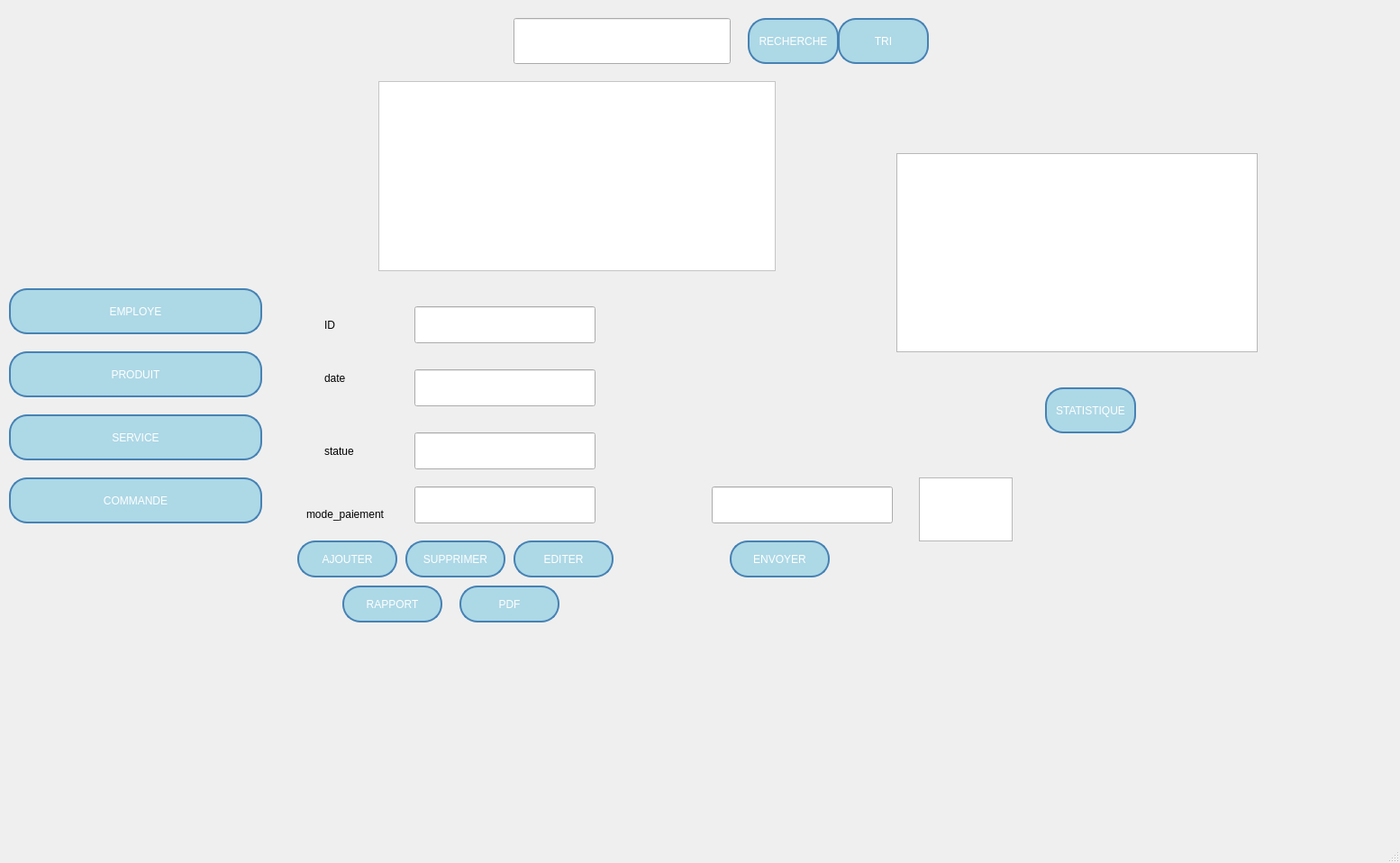
<?xml version="1.0" encoding="UTF-8"?>
<ui version="4.0">
 <class>lacommande</class>
 <widget class="QMainWindow" name="lacommande">
  <property name="geometry">
   <rect>
    <x>0</x>
    <y>0</y>
    <width>1554</width>
    <height>958</height>
   </rect>
  </property>
  <property name="windowTitle">
   <string>MainWindow</string>
  </property>
  <widget class="QWidget" name="centralwidget">
   <widget class="QLineEdit" name="lineEdit_searchWord">
    <property name="geometry">
     <rect>
      <x>790</x>
      <y>540</y>
      <width>201</width>
      <height>41</height>
     </rect>
    </property>
    <property name="text">
     <string/>
    </property>
   </widget>
   <widget class="QPushButton" name="pushButton_rechercher">
    <property name="geometry">
     <rect>
      <x>830</x>
      <y>20</y>
      <width>101</width>
      <height>51</height>
     </rect>
    </property>
    <property name="styleSheet">
     <string notr="true">QPushButton {
    background-color: rgb(173, 216, 230); /* Bleu clair */
    color: rgb(255, 255, 255);  /* Texte blanc */
    border: 2px solid rgb(70, 130, 180); /* Bordure bleu foncé */
    border-radius: 20px; 
    padding: 10px; 
    transition: background-color 0.3s, color 0.3s, border 0.3s;
}

QPushButton:hover {
    background-color: rgb(240, 248, 255); /* Bleu très clair (presque blanc) pour le survol */
    color: black;  /* Texte noir lors du survol */
    border: 4px solid rgb(70, 130, 180); /* Bordure bleu foncé sur survol */
    outline: none; 
}</string>
    </property>
    <property name="text">
     <string>RECHERCHE</string>
    </property>
   </widget>
   <widget class="QPushButton" name="pushButton_navigate">
    <property name="geometry">
     <rect>
      <x>10</x>
      <y>390</y>
      <width>281</width>
      <height>51</height>
     </rect>
    </property>
    <property name="styleSheet">
     <string notr="true">QPushButton {
    background-color: rgb(173, 216, 230); /* Bleu clair */
    color: rgb(255, 255, 255);  /* Texte blanc */
    border: 2px solid rgb(70, 130, 180); /* Bordure bleu foncé */
    border-radius: 20px; 
    padding: 10px; 
    transition: background-color 0.3s, color 0.3s, border 0.3s;
}

QPushButton:hover {
    background-color: rgb(240, 248, 255); /* Bleu très clair (presque blanc) pour le survol */
    color: black;  /* Texte noir lors du survol */
    border: 4px solid rgb(70, 130, 180); /* Bordure bleu foncé sur survol */
    outline: none; 
}</string>
    </property>
    <property name="text">
     <string>PRODUIT</string>
    </property>
   </widget>
   <widget class="QPushButton" name="pushButton_rapport">
    <property name="geometry">
     <rect>
      <x>380</x>
      <y>650</y>
      <width>111</width>
      <height>41</height>
     </rect>
    </property>
    <property name="styleSheet">
     <string notr="true">QPushButton {
    background-color: rgb(173, 216, 230); /* Bleu clair */
    color: rgb(255, 255, 255);  /* Texte blanc */
    border: 2px solid rgb(70, 130, 180); /* Bordure bleu foncé */
    border-radius: 20px; 
    padding: 10px; 
    transition: background-color 0.3s, color 0.3s, border 0.3s;
}

QPushButton:hover {
    background-color: rgb(240, 248, 255); /* Bleu très clair (presque blanc) pour le survol */
    color: black;  /* Texte noir lors du survol */
    border: 4px solid rgb(70, 130, 180); /* Bordure bleu foncé sur survol */
    outline: none; 
}</string>
    </property>
    <property name="text">
     <string>RAPPORT</string>
    </property>
   </widget>
   <widget class="QPushButton" name="pushButton_ExportPDF">
    <property name="geometry">
     <rect>
      <x>510</x>
      <y>650</y>
      <width>111</width>
      <height>41</height>
     </rect>
    </property>
    <property name="styleSheet">
     <string notr="true">QPushButton {
    background-color: rgb(173, 216, 230); /* Bleu clair */
    color: rgb(255, 255, 255);  /* Texte blanc */
    border: 2px solid rgb(70, 130, 180); /* Bordure bleu foncé */
    border-radius: 20px; 
    padding: 10px; 
    transition: background-color 0.3s, color 0.3s, border 0.3s;
}

QPushButton:hover {
    background-color: rgb(240, 248, 255); /* Bleu très clair (presque blanc) pour le survol */
    color: black;  /* Texte noir lors du survol */
    border: 4px solid rgb(70, 130, 180); /* Bordure bleu foncé sur survol */
    outline: none; 
}</string>
    </property>
    <property name="text">
     <string>PDF</string>
    </property>
   </widget>
   <widget class="QPushButton" name="pushButton_employe">
    <property name="geometry">
     <rect>
      <x>10</x>
      <y>320</y>
      <width>281</width>
      <height>51</height>
     </rect>
    </property>
    <property name="styleSheet">
     <string notr="true">QPushButton {
    background-color: rgb(173, 216, 230); /* Bleu clair */
    color: rgb(255, 255, 255);  /* Texte blanc */
    border: 2px solid rgb(70, 130, 180); /* Bordure bleu foncé */
    border-radius: 20px; 
    padding: 10px; 
    transition: background-color 0.3s, color 0.3s, border 0.3s;
}

QPushButton:hover {
    background-color: rgb(240, 248, 255); /* Bleu très clair (presque blanc) pour le survol */
    color: black;  /* Texte noir lors du survol */
    border: 4px solid rgb(70, 130, 180); /* Bordure bleu foncé sur survol */
    outline: none; 
}</string>
    </property>
    <property name="text">
     <string>EMPLOYE</string>
    </property>
   </widget>
   <widget class="QLabel" name="label_2">
    <property name="geometry">
     <rect>
      <x>360</x>
      <y>350</y>
      <width>51</width>
      <height>21</height>
     </rect>
    </property>
    <property name="text">
     <string>ID</string>
    </property>
   </widget>
   <widget class="QPushButton" name="pushButton_ajouter">
    <property name="geometry">
     <rect>
      <x>330</x>
      <y>600</y>
      <width>111</width>
      <height>41</height>
     </rect>
    </property>
    <property name="styleSheet">
     <string notr="true">QPushButton {
    background-color: rgb(173, 216, 230); /* Bleu clair */
    color: rgb(255, 255, 255);  /* Texte blanc */
    border: 2px solid rgb(70, 130, 180); /* Bordure bleu foncé */
    border-radius: 20px; 
    padding: 10px; 
    transition: background-color 0.3s, color 0.3s, border 0.3s;
}

QPushButton:hover {
    background-color: rgb(240, 248, 255); /* Bleu très clair (presque blanc) pour le survol */
    color: black;  /* Texte noir lors du survol */
    border: 4px solid rgb(70, 130, 180); /* Bordure bleu foncé sur survol */
    outline: none; 
}</string>
    </property>
    <property name="text">
     <string>AJOUTER</string>
    </property>
   </widget>
   <widget class="QLineEdit" name="lineEdit_ID">
    <property name="geometry">
     <rect>
      <x>460</x>
      <y>340</y>
      <width>201</width>
      <height>41</height>
     </rect>
    </property>
    <property name="styleSheet">
     <string notr="true"/>
    </property>
    <property name="text">
     <string/>
    </property>
   </widget>
   <widget class="QPushButton" name="pushButton_Stats">
    <property name="geometry">
     <rect>
      <x>1160</x>
      <y>430</y>
      <width>101</width>
      <height>51</height>
     </rect>
    </property>
    <property name="styleSheet">
     <string notr="true">QPushButton {
    background-color: rgb(173, 216, 230); /* Bleu clair */
    color: rgb(255, 255, 255);  /* Texte blanc */
    border: 2px solid rgb(70, 130, 180); /* Bordure bleu foncé */
    border-radius: 20px; 
    padding: 10px; 
    transition: background-color 0.3s, color 0.3s, border 0.3s;
}

QPushButton:hover {
    background-color: rgb(240, 248, 255); /* Bleu très clair (presque blanc) pour le survol */
    color: black;  /* Texte noir lors du survol */
    border: 4px solid rgb(70, 130, 180); /* Bordure bleu foncé sur survol */
    outline: none; 
}</string>
    </property>
    <property name="text">
     <string>STATISTIQUE</string>
    </property>
   </widget>
   <widget class="QLabel" name="label_6">
    <property name="geometry">
     <rect>
      <x>340</x>
      <y>560</y>
      <width>91</width>
      <height>21</height>
     </rect>
    </property>
    <property name="text">
     <string>mode_paiement</string>
    </property>
   </widget>
   <widget class="QLineEdit" name="lineEdit_statut">
    <property name="geometry">
     <rect>
      <x>460</x>
      <y>480</y>
      <width>201</width>
      <height>41</height>
     </rect>
    </property>
    <property name="text">
     <string/>
    </property>
   </widget>
   <widget class="QLineEdit" name="lineEdit_date">
    <property name="geometry">
     <rect>
      <x>460</x>
      <y>410</y>
      <width>201</width>
      <height>41</height>
     </rect>
    </property>
    <property name="text">
     <string/>
    </property>
   </widget>
   <widget class="QPushButton" name="pushButton_supprimer">
    <property name="geometry">
     <rect>
      <x>450</x>
      <y>600</y>
      <width>111</width>
      <height>41</height>
     </rect>
    </property>
    <property name="styleSheet">
     <string notr="true">QPushButton {
    background-color: rgb(173, 216, 230); /* Bleu clair */
    color: rgb(255, 255, 255);  /* Texte blanc */
    border: 2px solid rgb(70, 130, 180); /* Bordure bleu foncé */
    border-radius: 20px; 
    padding: 10px; 
    transition: background-color 0.3s, color 0.3s, border 0.3s;
}

QPushButton:hover {
    background-color: rgb(240, 248, 255); /* Bleu très clair (presque blanc) pour le survol */
    color: black;  /* Texte noir lors du survol */
    border: 4px solid rgb(70, 130, 180); /* Bordure bleu foncé sur survol */
    outline: none; 
}</string>
    </property>
    <property name="text">
     <string>SUPPRIMER</string>
    </property>
   </widget>
   <widget class="QLabel" name="label_4">
    <property name="geometry">
     <rect>
      <x>360</x>
      <y>490</y>
      <width>61</width>
      <height>21</height>
     </rect>
    </property>
    <property name="text">
     <string>statue</string>
    </property>
   </widget>
   <widget class="QTableView" name="tableView">
    <property name="geometry">
     <rect>
      <x>420</x>
      <y>90</y>
      <width>441</width>
      <height>211</height>
     </rect>
    </property>
    <property name="styleSheet">
     <string notr="true">background-color: rgb(255, 255, 255);</string>
    </property>
   </widget>
   <widget class="QLineEdit" name="lineEdit_rechercheID">
    <property name="geometry">
     <rect>
      <x>570</x>
      <y>20</y>
      <width>241</width>
      <height>51</height>
     </rect>
    </property>
    <property name="styleSheet">
     <string notr="true"/>
    </property>
    <property name="text">
     <string/>
    </property>
   </widget>
   <widget class="QPushButton" name="pushButton_modifier">
    <property name="geometry">
     <rect>
      <x>570</x>
      <y>600</y>
      <width>111</width>
      <height>41</height>
     </rect>
    </property>
    <property name="styleSheet">
     <string notr="true">QPushButton {
    background-color: rgb(173, 216, 230); /* Bleu clair */
    color: rgb(255, 255, 255);  /* Texte blanc */
    border: 2px solid rgb(70, 130, 180); /* Bordure bleu foncé */
    border-radius: 20px; 
    padding: 10px; 
    transition: background-color 0.3s, color 0.3s, border 0.3s;
}

QPushButton:hover {
    background-color: rgb(240, 248, 255); /* Bleu très clair (presque blanc) pour le survol */
    color: black;  /* Texte noir lors du survol */
    border: 4px solid rgb(70, 130, 180); /* Bordure bleu foncé sur survol */
    outline: none; 
}</string>
    </property>
    <property name="text">
     <string>EDITER</string>
    </property>
   </widget>
   <widget class="QLabel" name="label_3">
    <property name="geometry">
     <rect>
      <x>360</x>
      <y>410</y>
      <width>51</width>
      <height>20</height>
     </rect>
    </property>
    <property name="text">
     <string>date</string>
    </property>
   </widget>
   <widget class="QPushButton" name="serviceButton">
    <property name="geometry">
     <rect>
      <x>10</x>
      <y>460</y>
      <width>281</width>
      <height>51</height>
     </rect>
    </property>
    <property name="styleSheet">
     <string notr="true">QPushButton {
    background-color: rgb(173, 216, 230); /* Bleu clair */
    color: rgb(255, 255, 255);  /* Texte blanc */
    border: 2px solid rgb(70, 130, 180); /* Bordure bleu foncé */
    border-radius: 20px; 
    padding: 10px; 
    transition: background-color 0.3s, color 0.3s, border 0.3s;
}

QPushButton:hover {
    background-color: rgb(240, 248, 255); /* Bleu très clair (presque blanc) pour le survol */
    color: black;  /* Texte noir lors du survol */
    border: 4px solid rgb(70, 130, 180); /* Bordure bleu foncé sur survol */
    outline: none; 
}</string>
    </property>
    <property name="text">
     <string>SERVICE</string>
    </property>
   </widget>
   <widget class="QGraphicsView" name="graphicsView">
    <property name="geometry">
     <rect>
      <x>995</x>
      <y>170</y>
      <width>401</width>
      <height>221</height>
     </rect>
    </property>
   </widget>
   <widget class="QPushButton" name="pb_commande">
    <property name="geometry">
     <rect>
      <x>10</x>
      <y>530</y>
      <width>281</width>
      <height>51</height>
     </rect>
    </property>
    <property name="styleSheet">
     <string notr="true">QPushButton {
    background-color: rgb(173, 216, 230); /* Bleu clair */
    color: rgb(255, 255, 255);  /* Texte blanc */
    border: 2px solid rgb(70, 130, 180); /* Bordure bleu foncé */
    border-radius: 20px; 
    padding: 10px; 
    transition: background-color 0.3s, color 0.3s, border 0.3s;
}

QPushButton:hover {
    background-color: rgb(240, 248, 255); /* Bleu très clair (presque blanc) pour le survol */
    color: black;  /* Texte noir lors du survol */
    border: 4px solid rgb(70, 130, 180); /* Bordure bleu foncé sur survol */
    outline: none; 
}</string>
    </property>
    <property name="text">
     <string>COMMANDE</string>
    </property>
   </widget>
   <widget class="QPushButton" name="pushButton_CheckEnCours">
    <property name="geometry">
     <rect>
      <x>810</x>
      <y>600</y>
      <width>111</width>
      <height>41</height>
     </rect>
    </property>
    <property name="styleSheet">
     <string notr="true">QPushButton {
    background-color: rgb(173, 216, 230); /* Bleu clair */
    color: rgb(255, 255, 255);  /* Texte blanc */
    border: 2px solid rgb(70, 130, 180); /* Bordure bleu foncé */
    border-radius: 20px; 
    padding: 10px; 
    transition: background-color 0.3s, color 0.3s, border 0.3s;
}

QPushButton:hover {
    background-color: rgb(240, 248, 255); /* Bleu très clair (presque blanc) pour le survol */
    color: black;  /* Texte noir lors du survol */
    border: 4px solid rgb(70, 130, 180); /* Bordure bleu foncé sur survol */
    outline: none; 
}</string>
    </property>
    <property name="text">
     <string>ENVOYER</string>
    </property>
   </widget>
   <widget class="QTextEdit" name="textEdit_log">
    <property name="geometry">
     <rect>
      <x>1020</x>
      <y>530</y>
      <width>104</width>
      <height>71</height>
     </rect>
    </property>
   </widget>
   <widget class="QPushButton" name="pushButton_trier">
    <property name="geometry">
     <rect>
      <x>930</x>
      <y>20</y>
      <width>101</width>
      <height>51</height>
     </rect>
    </property>
    <property name="styleSheet">
     <string notr="true">QPushButton {
    background-color: rgb(173, 216, 230); /* Bleu clair */
    color: rgb(255, 255, 255);  /* Texte blanc */
    border: 2px solid rgb(70, 130, 180); /* Bordure bleu foncé */
    border-radius: 20px; 
    padding: 10px; 
    transition: background-color 0.3s, color 0.3s, border 0.3s;
}

QPushButton:hover {
    background-color: rgb(240, 248, 255); /* Bleu très clair (presque blanc) pour le survol */
    color: black;  /* Texte noir lors du survol */
    border: 4px solid rgb(70, 130, 180); /* Bordure bleu foncé sur survol */
    outline: none; 
}</string>
    </property>
    <property name="text">
     <string>TRI</string>
    </property>
   </widget>
   <widget class="QLineEdit" name="lineEdit_ModePaiement">
    <property name="geometry">
     <rect>
      <x>460</x>
      <y>540</y>
      <width>201</width>
      <height>41</height>
     </rect>
    </property>
    <property name="text">
     <string/>
    </property>
   </widget>
   <widget class="QLabel" name="labelqgr">
    <property name="geometry">
     <rect>
      <x>0</x>
      <y>0</y>
      <width>3301</width>
      <height>877</height>
     </rect>
    </property>
    <property name="styleSheet">
     <string notr="true"/>
    </property>
    <property name="text">
     <string/>
    </property>
    <property name="pixmap">
     <pixmap resource="background.qrc">:/img/backgroundIMG/Untitled design (2).png</pixmap>
    </property>
    <property name="scaledContents">
     <bool>false</bool>
    </property>
   </widget>
   <zorder>labelqgr</zorder>
   <zorder>lineEdit_searchWord</zorder>
   <zorder>pushButton_rechercher</zorder>
   <zorder>pushButton_navigate</zorder>
   <zorder>pushButton_rapport</zorder>
   <zorder>pushButton_ExportPDF</zorder>
   <zorder>pushButton_employe</zorder>
   <zorder>label_2</zorder>
   <zorder>pushButton_ajouter</zorder>
   <zorder>lineEdit_ID</zorder>
   <zorder>pushButton_Stats</zorder>
   <zorder>label_6</zorder>
   <zorder>lineEdit_statut</zorder>
   <zorder>lineEdit_date</zorder>
   <zorder>pushButton_supprimer</zorder>
   <zorder>label_4</zorder>
   <zorder>tableView</zorder>
   <zorder>lineEdit_rechercheID</zorder>
   <zorder>pushButton_modifier</zorder>
   <zorder>label_3</zorder>
   <zorder>serviceButton</zorder>
   <zorder>graphicsView</zorder>
   <zorder>pb_commande</zorder>
   <zorder>pushButton_CheckEnCours</zorder>
   <zorder>textEdit_log</zorder>
   <zorder>pushButton_trier</zorder>
   <zorder>lineEdit_ModePaiement</zorder>
  </widget>
  <widget class="QMenuBar" name="menubar">
   <property name="geometry">
    <rect>
     <x>0</x>
     <y>0</y>
     <width>1554</width>
     <height>22</height>
    </rect>
   </property>
  </widget>
  <widget class="QStatusBar" name="statusbar"/>
 </widget>
 <resources>
  <include location="background.qrc"/>
 </resources>
 <connections/>
</ui>
